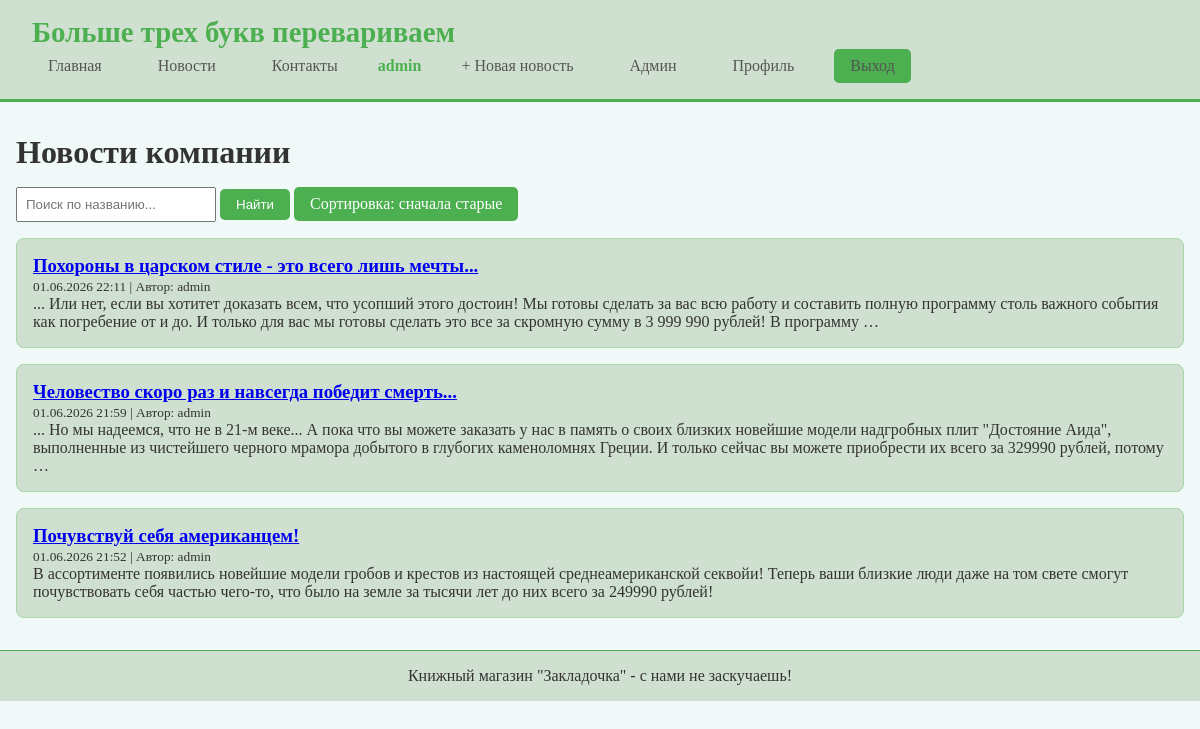
Page /news/ (signed in) on the committed database.
### main/models.py (models this page shows, shortened)
class News(models.Model):
    title = models.CharField(max_length=200, verbose_name="Заголовок")
    content = models.TextField(verbose_name="Содержание")
    author = models.ForeignKey(User, on_delete=models.CASCADE, verbose_name="Автор")
    pub_date = models.DateTimeField(default=timezone.now, verbose_name="Дата публикации")
    image = models.ImageField(upload_to='news_images/', blank=True, null=True, verbose_name="Изображение")
    class Meta:
        ordering = ['-pub_date']
        verbose_name = "Новость"
        verbose_name_plural = "Новости"

### main/views.py (the view)
# urls.py: path('news/', views.news_list, name='news_list'),
def news_list(request):
    news = News.objects.all()
    sort = request.GET.get('sort', 'desc')
    if sort == 'asc':
        news = news.order_by('pub_date')
    else:
        news = news.order_by('-pub_date')
    search_query = request.GET.get('search', '')
    if search_query:
        news = news.filter(Q(title__icontains=search_query))
    return render(request, 'main/news_list.html', {
        'news': news,
        'current_sort': sort,
        'search_query': search_query,
    })

### templates/main/news_list.html (shortened to what this page needs)
{% extends 'base.html' %}
{% block content %}
<h1>Новости компании</h1>
<form method="get" style="margin: 1rem 0;">
    <input type="text" name="search" placeholder="Поиск по названию..." value="{{ search_query }}" style="padding: 0.5rem; width: 200px;">
    <button type="submit" class="btn">Найти</button>
    <a href="?sort={% if current_sort == 'desc' %}asc{% else %}desc{% endif %}" class="btn">
        Сортировка: {% if current_sort == 'desc' %}сначала старые{% else %}сначала новые{% endif %}
    </a>
</form>
{% for item in news %}
    <div class="news-card">
        <h3><a href="{% url 'news_detail' item.id %}" style="color:#С0С0С0;">{{ item.title }}</a></h3>
        <small>{{ item.pub_date|date:"d.m.Y H:i" }} | Автор: {{ item.author.username }}</small>
        <p>{{ item.content|truncatewords:50 }}</p>
    </div>
{% empty %}
    <p>Новостей не найдено.</p>
{% endfor %}
{% endblock %}

### templates/base.html (shortened to what this page needs)
<!DOCTYPE html>
<html lang="ru">
<head>
</head>
<body>
    <nav>
        <a href="/" class="logo">Больше трех букв перевариваем</a>
        <div class="nav-links">
            <a href="{% url 'home' %}">Главная</a>
            <a href="{% url 'news_list' %}">Новости</a>
            <a href="{% url 'contacts' %}">Контакты</a>
            {% if user.is_authenticated %}
                <span class="user-info">{{ user.username }}</span>
                {% if user.is_staff or user.is_superuser %}
                    <a href="{% url 'news_create' %}">+ Новая новость</a>
                    <a href="/admin/">Админ</a>
                {% endif %}
                <a href="{% url 'profile' %}">Профиль</a>
                <a href="{% url 'logout' %}" class="btn">Выход</a>
            {% else %}
                <a href="{% url 'login' %}" class="btn">Вход</a>
                <a href="{% url 'register' %}" class="btn">Регистрация</a>
            {% endif %}
        </div>
    </nav>
    <div class="container">
        {% block content %}{% endblock %}
    </div>
    <footer>
        <p>Книжный магазин "Закладочка" - с нами не заскучаешь!</p>
    </footer>
</body>
</html>

### templates/base.html (style rules this page uses)
* { margin: 0; padding: 0; box-sizing: border-box; }
body { font-family: 'Georgia', 'Times New Roman', serif; background: #f0f8f8; color: #333333; }
nav { background: #d0e0d0; padding: 1rem 2rem; border-bottom: 3px solid #4CAF50; display: flex; justify-content: space-between; align-items: center; flex-wrap: wrap; }
.logo { font-size: 1.8rem; font-weight: bold; color: #4CAF50; text-decoration: none; }
.nav-links { display: flex; gap: 1.5rem; align-items: center; flex-wrap: wrap; }
.nav-links a { color: #555555; text-decoration: none; padding: 0.5rem 1rem; transition: 0.3s; }
.btn { background: #4CAF50; color: white; padding: 0.5rem 1rem; border: none; border-radius: 5px; cursor: pointer; text-decoration: none; display: inline-block; }
.container { max-width: 1200px; margin: 2rem auto; padding: 0 1rem; }
.news-card { background: #d0e0d0; padding: 1rem; margin-bottom: 1rem; border-radius: 8px; border: 1px solid #A5D6A7; }
footer { background: #d0e0d0; text-align: center; padding: 1rem; margin-top: 2rem; border-top: 1px solid #4CAF50; }
.user-info { color: #4CAF50; font-weight: bold; }

### rows in the picture
News: title "Похороны в царском стиле - это всего лишь мечты...", pub_date "01.06.2026 22:11", author.username "admin", content "... Или нет, если вы хотитет доказать всем, что усопший этого достоин! Мы готовы сделать за вас всю работу и составить полную программу столь важного события как погребение от и до. И только для вас мы готовы сделать это все за скромную сумму в 3 999 990 рублей! В программу …"
News: title "Человество скоро раз и навсегда победит смерть...", pub_date "01.06.2026 21:59", author.username "admin", content "... Но мы надеемся, что не в 21-м веке... А пока что вы можете заказать у нас в память о своих близких новейшие модели надгробных плит \"Достояние Аида\", выполненные из чистейшего черного мрамора добытого в глубогих каменоломнях Греции. И только сейчас вы можете приобрести их всего за 329990 рублей, потому …"
News: title "Почувствуй себя американцем!", pub_date "01.06.2026 21:52", author.username "admin", content "В ассортименте появились новейшие модели гробов и крестов из настоящей среднеамериканской секвойи! Теперь ваши близкие люди даже на том свете смогут почувствовать себя частью чего-то, что было на земле за тысячи лет до них всего за 249990 рублей!"

### other values in the picture
{{ user.username }} "admin"
